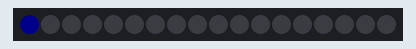
Bench run of a sketch on a simulated Arduino Uno, built with avr-gcc and run on an emulated ATmega328P. On the bench: 18 RGB LEDs in strip order, left to right. Dim RGB values are drawn brighter than linear.

Above: at 0.05 s.
At 0.55 s:
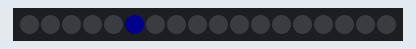
At 1.06 s:
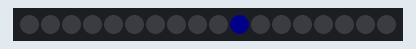
At 1.56 s:
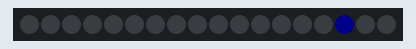
At 2.17 s:
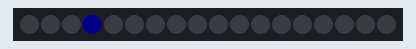

The sketch:

oneByOneWave.ino
```cpp
#include <Adafruit_NeoPixel.h>
#define LED_PIN 2
#define NUM_LEDS 18
Adafruit_NeoPixel strip(NUM_LEDS, LED_PIN, NEO_GRB + NEO_KHZ800);

void setup() {
  strip.begin();
  strip.setBrightness(30); // Very low brightness
  strip.show();
}

void loop() {
  // Simple chase pattern
  for(int i=0; i<NUM_LEDS; i++) {
    strip.clear();
    strip.setPixelColor(i, 0, 0, 100); // Dim blue
    strip.show();
    delay(100);
  }
}
```

Measured:
- by itself, everything shown: repeats every 1.8 s, in 18 steps
